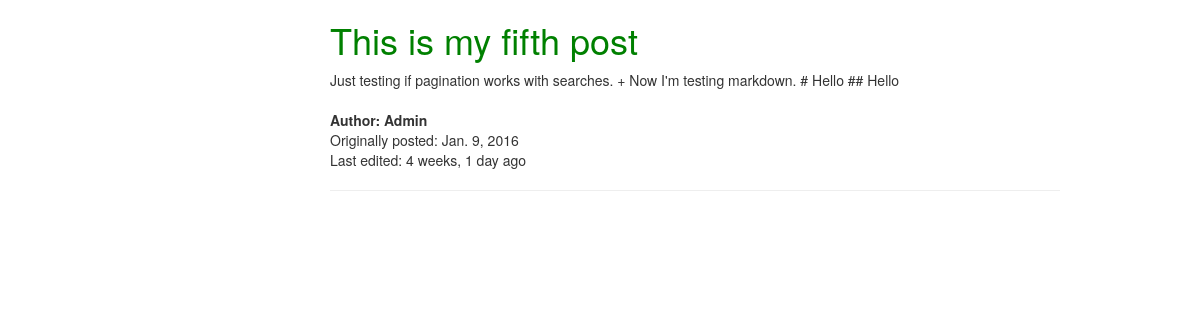
/posts/8/, run on an earlier commit of the app's database.
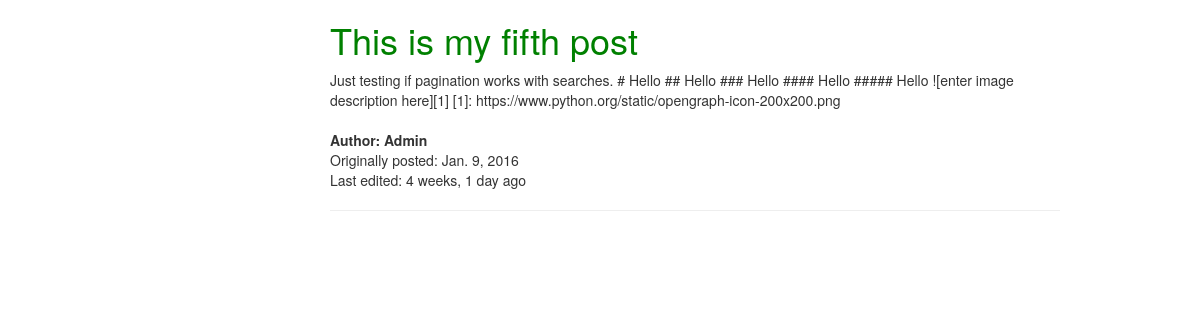
And on a later commit of the database.
### posts/models.py (models this page shows, shortened)
class Post(models.Model):
    user = models.ForeignKey(settings.AUTH_USER_MODEL, default=1)
    title = models.CharField(max_length=120)
    slug = models.SlugField(unique=True)
    image = models.ImageField(upload_to=upload_location,
                              null=True, blank=True,
                              width_field='width_field',
                              height_field='height_field')
    height_field = models.IntegerField(default=0)
    width_field = models.IntegerField(default=0)
    content = models.TextField()
    draft = models.BooleanField(default=False)
    publish = models.DateField(auto_now=False, auto_now_add=False)
    updated = models.DateTimeField(auto_now=True, auto_now_add=False)
    timestamp = models.DateTimeField('date published', auto_now=False, auto_now_add=True)
    objects = PostManager()  # filter hook
    class Meta:
        ordering = ['-updated', '-timestamp']

### posts/views.py (the view)
# urls.py: url(r'^(?P<slug>[\w]+)/$', views.post_detail, name='detail'),
def post_detail(request, slug):
    post = get_object_or_404(Post, pk=slug)
    if post.draft or post.publish > timezone.now().date():
        user = request.user
        if not user.is_staff or not user.is_superuser:
            raise Http404
    context = {
        'post': post,
    }
    return render(request, 'posts/detail.html', context)

### posts/templates/posts/detail.html (shortened to what this page needs)
{% extends 'posts/base.html' %}
{% load urlify %}
{% block content %}
<div class="col-sm-8 col-sm-offset-3">
    <h1>{{ post.title}}{%if post.draft %}&nbsp;<small><span style="color: red;">(draft)</span></small>{% endif %}</h1>
    <div class="content-markdown">{{ post.content }}</div><br>
    {% if post.user.get_full_name %}
        <strong>Author: {{ post.user.get_full_name }}</strong> <br>
            {% else %}
        <strong>Author: {{post.user|capfirst}}</strong> <br>
    {% endif %}
    <p>Originally posted: {{post.publish}}<br>
    Last edited: {{post.updated|timesince}} ago</p>
    <hr>
    <div class="row">
        <div class="col-sm-12">
        </div>
    </div>
</div>
{% endblock %}

### posts/templates/posts/base.html (shortened to what this page needs)
<!DOCTYPE html>
{% load staticfiles %}
<html>
<head>
    <link rel="stylesheet" href="https://maxcdn.bootstrapcdn.com/bootstrap/3.3.6/css/bootstrap.min.css">
    <link rel="stylesheet" type="text/css" href="{% static 'posts/css/style.css' %}">
</head>
<body>
<div class="container">
{% block content %}
{% endblock %}
</div>
</body>
</html>

### posts/static/posts/css/style.css (style rules this page uses)
h1 { color: green; }

What changed in the data, as far as the page shows it:
changed Post "This is my fifth post": content "Just testing if pagination works with searches. + Now I'm testing markdown. # Hello ## Hello" → "…pagination works with searches. # Hello ## Hello ### Hello #### Hello ##### Hello ![enter image description here][1] [1]: https://www.python.org/static/opengraph-icon-200x200.png"
